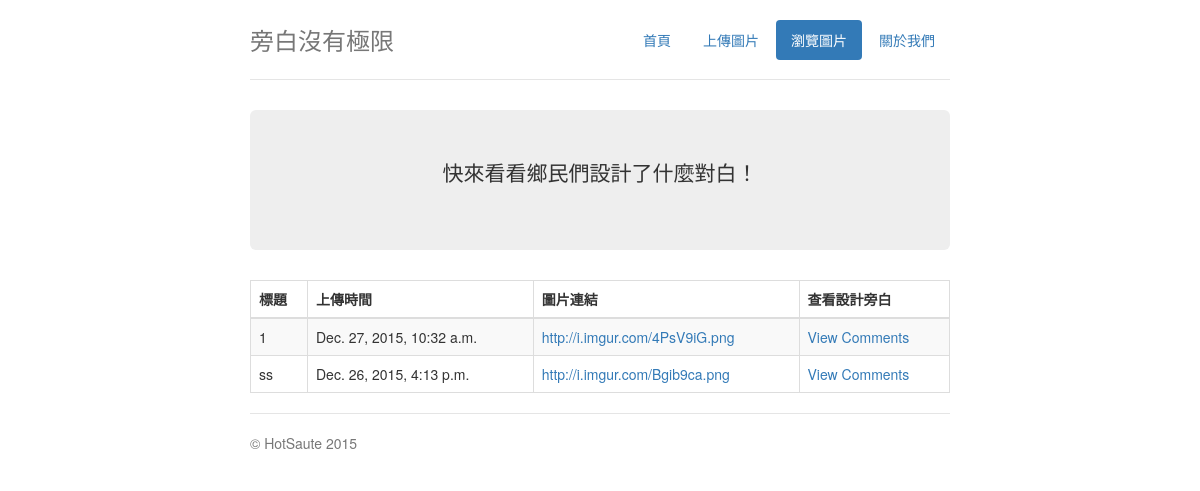
/browse/, run on an earlier commit of the app's database.
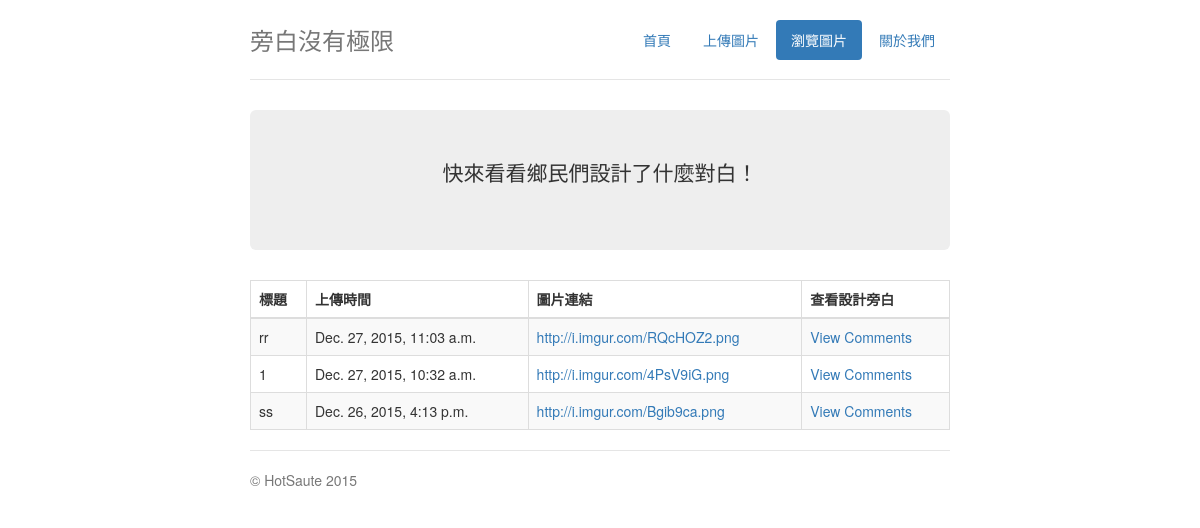
And on a later commit of the database.
### imgComment/models.py (models this page shows)
class Image(models.Model):
    origFile = models.CharField(max_length = 200,default="None")
    editFile = models.CharField(max_length = 200,default="None")
    postUrl = models.CharField(max_length = 20,default="None")
    imageUrl = models.CharField(max_length = 100,default="None")
    title = models.CharField(max_length = 100,default="None")
    content = models.CharField(max_length = 300,default="None")
    uploadTime = models.DateTimeField(auto_now_add=True, blank=True)

### imgComment/views.py (the view)
# urls.py: url(r'^browse/$',browse),
def browse(request):
    images = Image.objects.order_by('-uploadTime')
    return render_to_response('browse.html',RequestContext(request,locals()))

### imgComment/templates/browse.html (shortened to what this page needs)
{% extends 'base.html'%}
{% block content %}
<div class="header">
    <nav>
        <ul class="nav nav-pills pull-right">
            <li role="presentation"><a href="#" onclick="self.location.href='/index/'">首頁</a>
            <li role="presentation"><a href="#" onclick="self.location.href='/upload/'">上傳圖片</a>
            <li role="presentation" class="active"><a href="#" onclick="event.preventDefault()" style="cursor:default">瀏覽圖片</a>
            <li role="presentation"><a href="#">關於我們</a>
        </ul>
    </nav>
    <h3 class="text-muted">旁白沒有極限</h3>
</div>
<div class="jumbotron">
    <p class="lead">快來看看鄉民們設計了什麼對白！
</div>
<table class="browse_images table table-bordered table-striped" rules="all" cellpadding='5'>
    <thead>
    <tr>
        <th>標題</th>
        <th>上傳時間</th>
        <th>圖片連結</th>
        <th>查看設計旁白</th>
    </tr>
	</thead>
	<tbody>
    {% for img in images %}
    {% if img.imageUrl != "None" %}
    <tr>
        <td>{{img.title}}</td>
        <td>{{img.uploadTime}}</td>
        {% if img.imageUrl == "None" %}
            <td>None</td>
        {% else %}
            <td><a href="{{img.imageUrl}}">{{img.imageUrl}}</a></td>
        {% endif %}
        <td><a href="/comment/{{img.id}}/">View Comments</a></td>
    </tr>
    {% endif %}
    {% endfor %}
	</tbody>
</table>
{%endblock%}

What changed in the data, as far as the page shows it:
added Image: title "rr", uploadTime "Dec. 27, 2015, 11:03 a.m.", imageUrl "http://i.imgur.com/RQcHOZ2.png"
